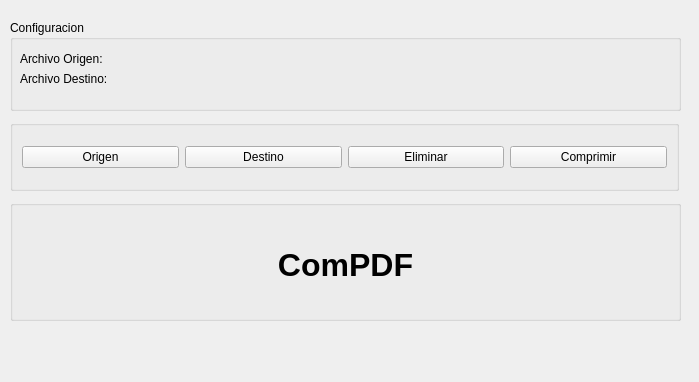
<?xml version="1.0" encoding="UTF-8"?>
<ui version="4.0">
 <class>principal</class>
 <widget class="QWidget" name="principal">
  <property name="geometry">
   <rect>
    <x>0</x>
    <y>0</y>
    <width>699</width>
    <height>382</height>
   </rect>
  </property>
  <property name="windowTitle">
   <string>principal</string>
  </property>
  <property name="windowIcon">
   <iconset resource="recurso.qrc">
    <normaloff>:/images/image/Sepia.png</normaloff>:/images/image/Sepia.png</iconset>
  </property>
  <widget class="QGroupBox" name="groupBox">
   <property name="geometry">
    <rect>
     <x>10</x>
     <y>120</y>
     <width>669</width>
     <height>71</height>
    </rect>
   </property>
   <property name="title">
    <string/>
   </property>
   <layout class="QHBoxLayout" name="horizontalLayout">
    <item>
     <widget class="QPushButton" name="btn_agregar">
      <property name="text">
       <string>Origen</string>
      </property>
     </widget>
    </item>
    <item>
     <widget class="QPushButton" name="btn_destino">
      <property name="text">
       <string>Destino</string>
      </property>
     </widget>
    </item>
    <item>
     <widget class="QPushButton" name="btn_eliminar">
      <property name="text">
       <string>Eliminar</string>
      </property>
     </widget>
    </item>
    <item>
     <widget class="QPushButton" name="btn_comprimir">
      <property name="text">
       <string>Comprimir</string>
      </property>
     </widget>
    </item>
   </layout>
  </widget>
  <widget class="QGroupBox" name="groupBox_2">
   <property name="geometry">
    <rect>
     <x>10</x>
     <y>200</y>
     <width>671</width>
     <height>121</height>
    </rect>
   </property>
   <property name="title">
    <string/>
   </property>
   <widget class="QLabel" name="tx_mensaje">
    <property name="geometry">
     <rect>
      <x>10</x>
      <y>40</y>
      <width>651</width>
      <height>51</height>
     </rect>
    </property>
    <property name="font">
     <font>
      <pointsize>24</pointsize>
     </font>
    </property>
    <property name="text">
     <string>&lt;html&gt;&lt;head/&gt;&lt;body&gt;&lt;p align=&quot;center&quot;&gt;&lt;span style=&quot; font-size:24pt; font-weight:600;&quot;&gt;ComPDF&lt;/span&gt;&lt;/p&gt;&lt;/body&gt;&lt;/html&gt;</string>
    </property>
   </widget>
  </widget>
  <widget class="QGroupBox" name="groupBox_3">
   <property name="geometry">
    <rect>
     <x>10</x>
     <y>20</y>
     <width>671</width>
     <height>91</height>
    </rect>
   </property>
   <property name="title">
    <string>Configuracion</string>
   </property>
   <widget class="QLabel" name="label">
    <property name="geometry">
     <rect>
      <x>10</x>
      <y>30</y>
      <width>101</width>
      <height>18</height>
     </rect>
    </property>
    <property name="text">
     <string>Archivo Origen:</string>
    </property>
   </widget>
   <widget class="QLabel" name="tx_origen">
    <property name="geometry">
     <rect>
      <x>118</x>
      <y>30</y>
      <width>541</width>
      <height>20</height>
     </rect>
    </property>
    <property name="text">
     <string/>
    </property>
   </widget>
   <widget class="QLabel" name="label_3">
    <property name="geometry">
     <rect>
      <x>10</x>
      <y>50</y>
      <width>101</width>
      <height>18</height>
     </rect>
    </property>
    <property name="text">
     <string>Archivo Destino:</string>
    </property>
   </widget>
   <widget class="QLabel" name="tx_destino">
    <property name="geometry">
     <rect>
      <x>120</x>
      <y>50</y>
      <width>541</width>
      <height>20</height>
     </rect>
    </property>
    <property name="text">
     <string/>
    </property>
   </widget>
  </widget>
 </widget>
 <resources>
  <include location="recurso.qrc"/>
 </resources>
 <connections/>
</ui>
